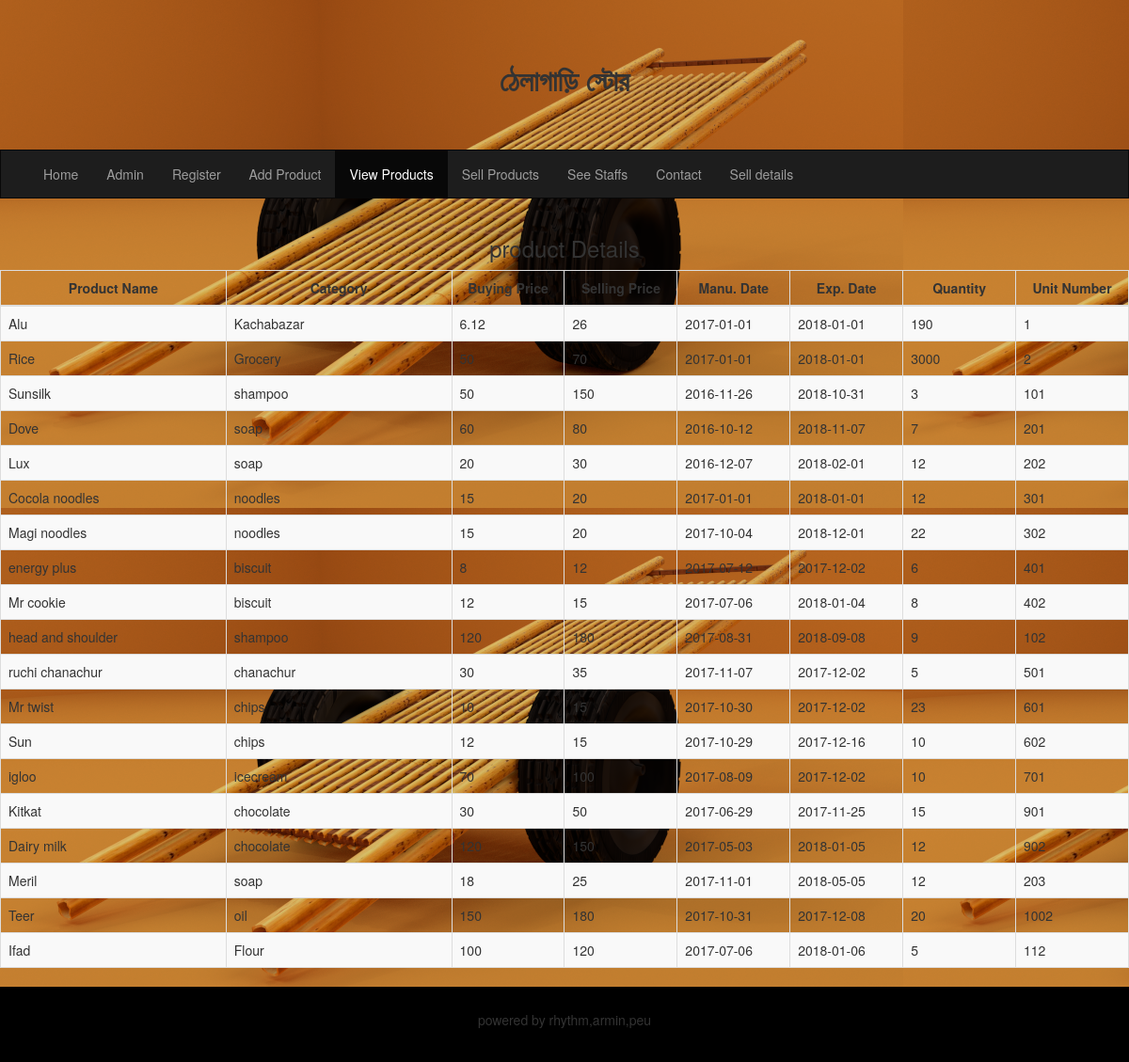
The page /view_product.php on the database its author committed.
### tables this page shows
CREATE TABLE `product` (
  `pname` varchar(30) NOT NULL,
  `catagory` varchar(30) NOT NULL,
  `mdate` date NOT NULL,
  `edate` date NOT NULL,
  `bprice` double NOT NULL,
  `sprice` double NOT NULL,
  `quantity` int(11) NOT NULL,
  `unumber` int(11) NOT NULL
);

### view_product.php (the view, shortened to what this page needs)
<?php
include("master.php");
?>
<nav class="navbar navbar-inverse">
    <div class="container-fluid">
        <div class="collapse navbar-collapse" id="myNavbar">
            <ul class="nav navbar-nav">
                <li><a href="Home.php">Home</a></li>
                <li><a href="admin.php">Admin</a></li>
                <li><a href="register.php">Register</a></li>
                <li><a href="add_product.php">Add Product</a></li>
                <li  class="active"><a href="view_product.php">View Products</a></li>
                <li><a href="sell_product.php">Sell Products</a></li>
                <li><a href="staff.php">See Staffs</a></li>
                <li><a href="contact.php">Contact</a></li>
                <li><a href="sell_details.php">Sell details</a></li>
            </ul>
        </div>
    </div>
</nav>
<div class="table-scrol">
    <div class="table-responsive">
        <table class="table table-bordered table-hover table-striped" style="table-layout: fixed">
            <thead>
            <tr>
                <th colspan="2"><center>Product Name</center></th>
                <th colspan="2"><center>Category</center></th>
                <th><center>Buying Price</center></th>
                <th><center>Selling Price</center></th>
                <th><center>Manu. Date</center></th>
                <th><center>Exp. Date</center></th>
                <th><center>Quantity</center></th>
                <th><center>Unit Number</center></th>
            </tr>
            </thead>
            <?php
            include("database/db_conection.php");
            if(isset($_POST['submit']))
            {
                ?>
                <h3 align="center">product Details</h3>
                <?php
                $user_type  = $_POST['type'];
                $view_product_query="select * from product";
                $run=mysqli_query($dbcon,$view_product_query);
                while($row=mysqli_fetch_array($run))
                {
                    $user_pname  = $row['pname'];
                    $user_category  = $row['catagory'];
                    $user_bprice  = $row['bprice'];
                    $user_sprice = $row['sprice'];
                    $user_mdate = $row['mdate'];
                    $user_edate = $row['edate'];
                    $user_quantity = $row['quantity'];
                    $user_unumber = $row['unumber'];
                    ?>
                    <tr>
                        <td colspan="2"><?php echo $user_pname;  ?></td>
                        <td colspan="2"><?php echo $user_category;  ?></td>
                        <td><?php echo $user_bprice;  ?></td>
                        <td><?php echo $user_sprice;  ?></td>
                        <td><?php echo $user_mdate;  ?></td>
                        <td><?php echo $user_edate;  ?></td>
                        <td><?php echo $user_quantity;  ?></td>
                        <td><?php echo $user_unumber;  ?></td>
                    </tr>
                <?php }?>
            <?php }
            else
            {
                ?>
                <h3 align="center">product Details</h3>
                <?php
                $view_product_query="select * from product";
                $run=mysqli_query($dbcon,$view_product_query);
                while($row=mysqli_fetch_array($run))
                {
                    $user_pname  = $row['pname'];
                    $user_category  = $row['catagory'];
                    $user_bprice  = $row['bprice'];
                    $user_sprice = $row['sprice'];
                    $user_mdate = $row['mdate'];
                    $user_edate = $row['edate'];
                    $user_quantity = $row['quantity'];
                    $user_unumber = $row['unumber'];
                    ?>
                    <tr>
                        <td colspan="2"><?php echo $user_pname;  ?></td>
                        <td colspan="2"><?php echo $user_category;  ?></td>
                        <td><?php echo $user_bprice;  ?></td>
                        <td><?php echo $user_sprice;  ?></td>
                        <td><?php echo $user_mdate;  ?></td>
                        <td><?php echo $user_edate;  ?></td>
                        <td><?php echo $user_quantity;  ?></td>
                        <td><?php echo $user_unumber;  ?></td>
                    </tr>
                <?php } ?>
            <?php } ?>
        </table>
    </div>
</div>
<footer class="container-fluid text-center">
    <p>powered by rhythm,armin,peu</p>
</footer>
</body>
</html>

### master.php (shortened to what this page needs)
<!DOCTYPE html>
<html lang="en">
<head>
    <link rel="stylesheet" href="https://maxcdn.bootstrapcdn.com/bootstrap/3.3.7/css/bootstrap.min.css">
</head>
<body background="images/thelagari.png">
<div class="jumbotron" >
    <div class="container text-center">
        <h2><b>ঠেলাগাড়ি স্টোর</b></h2>
    </div>
</div>

### master.php (style rules this page uses)
.navbar { background-color: #1d1d1d; margin-bottom: 20px; border-radius: 0; }
.jumbotron { margin-bottom: 0; background-image: url("images/thelagari.png"); }
footer { background-color: #000; padding: 25px; }

### rows shown on the page
product: pname "Alu", catagory "Kachabazar", bprice "6.12", sprice "26", mdate "2017-01-01", edate "2018-01-01", quantity "190", unumber "1"
product: pname "Rice", catagory "Grocery", sprice "70", mdate "2017-01-01", edate "2018-01-01", quantity "3000", unumber "2"
product: pname "Sunsilk", catagory "shampoo", bprice "50", sprice "150", mdate "2016-11-26", edate "2018-10-31", quantity "3", unumber "101"
product: pname "Dove", catagory "soap", bprice "60", sprice "80", mdate "2016-10-12", edate "2018-11-07", quantity "7", unumber "201"
product: pname "Lux", catagory "soap", bprice "20", sprice "30", mdate "2016-12-07", edate "2018-02-01", quantity "12", unumber "202"
product: pname "Cocola noodles", catagory "noodles", bprice "15", sprice "20", mdate "2017-01-01", edate "2018-01-01", quantity "12", unumber "301"
product: pname "Magi noodles", catagory "noodles", bprice "15", sprice "20", mdate "2017-10-04", edate "2018-12-01", quantity "22", unumber "302"
product: pname "energy plus", catagory "biscuit", bprice "8", sprice "12", mdate "2017-07-12", edate "2017-12-02", quantity "6", unumber "401"
product: pname "Mr cookie", catagory "biscuit", bprice "12", sprice "15", mdate "2017-07-06", edate "2018-01-04", quantity "8", unumber "402"
product: pname "head and shoulder", catagory "shampoo", bprice "120", sprice "180", mdate "2017-08-31", edate "2018-09-08", quantity "9", unumber "102"
product: pname "ruchi chanachur", catagory "chanachur", bprice "30", sprice "35", mdate "2017-11-07", edate "2017-12-02", quantity "5", unumber "501"
product: pname "Mr twist", catagory "chips", bprice "10", sprice "15", mdate "2017-10-30", edate "2017-12-02", quantity "23", unumber "601"
product: pname "Sun", catagory "chips", bprice "12", sprice "15", mdate "2017-10-29", edate "2017-12-16", quantity "10", unumber "602"
product: pname "igloo", catagory "icecream", bprice "70", sprice "100", mdate "2017-08-09", edate "2017-12-02", quantity "10", unumber "701"
product: pname "Kitkat", catagory "chocolate", bprice "30", sprice "50", mdate "2017-06-29", edate "2017-11-25", quantity "15", unumber "901"
product: pname "Dairy milk", catagory "chocolate", bprice "120", sprice "150", mdate "2017-05-03", edate "2018-01-05", quantity "12", unumber "902"
product: pname "Meril", catagory "soap", bprice "18", sprice "25", mdate "2017-11-01", edate "2018-05-05", quantity "12", unumber "203"
product: pname "Teer", catagory "oil", bprice "150", sprice "180", mdate "2017-10-31", edate "2017-12-08", quantity "20", unumber "1002"
product: pname "Ifad", catagory "Flour", bprice "100", sprice "120", mdate "2017-07-06", edate "2018-01-06", quantity "5", unumber "112"
